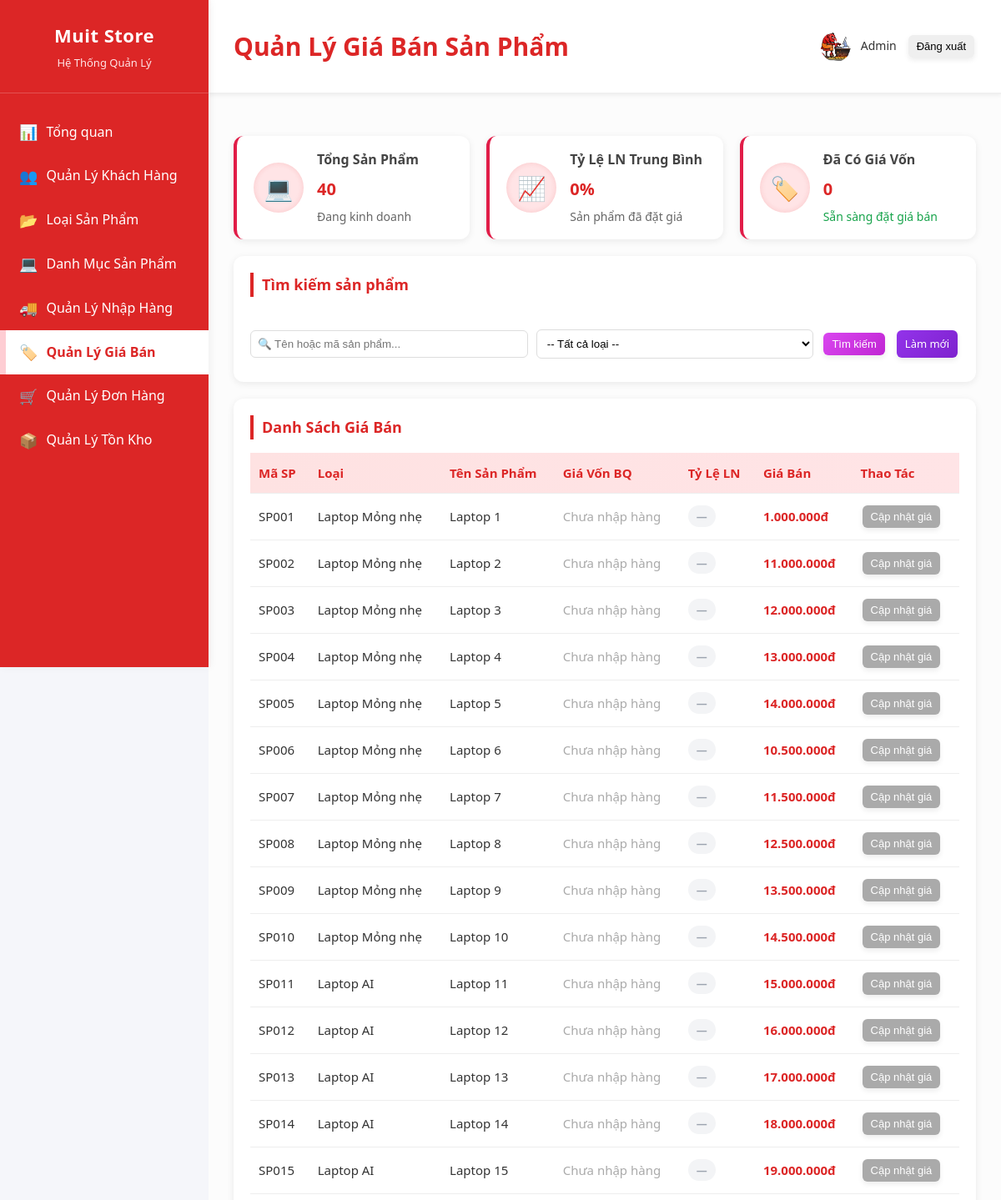
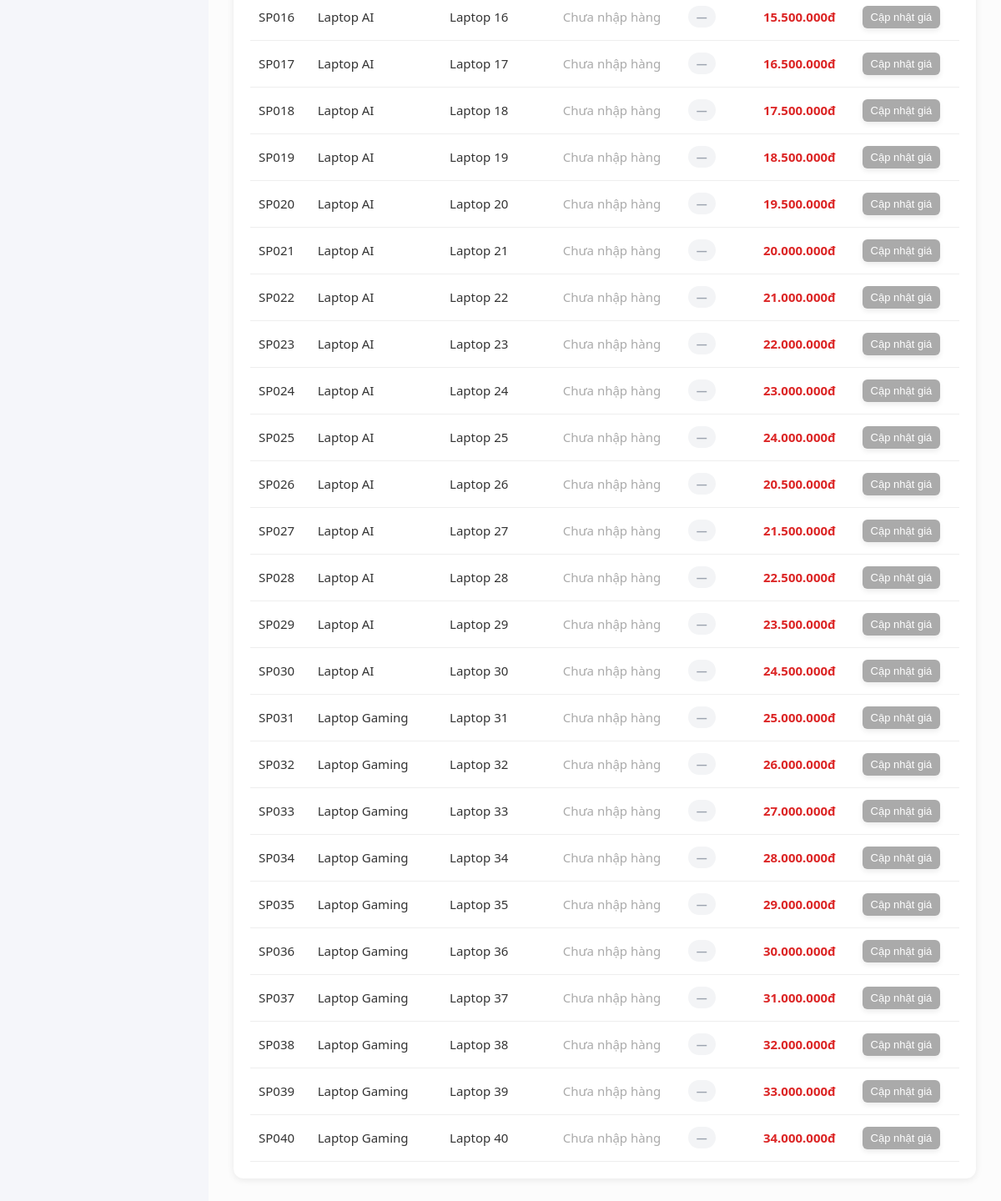
Page /adminweb/webbb/html/price.php (signed in) on the committed database (2 pictures, top to bottom).
### tables this page shows
CREATE TABLE `products` (
  `id` int(11) NOT NULL,
  `name` varchar(255) DEFAULT NULL,
  `price` int(11) DEFAULT NULL,
  `image` varchar(255) DEFAULT NULL,
  `category_id` int(11) NOT NULL,
  `cpu` varchar(255) NOT NULL,
  `ram` varchar(255) NOT NULL,
  `storage` varchar(255) NOT NULL,
  `gpu` varchar(255) NOT NULL,
  `screen` varchar(255) NOT NULL,
  `battery` varchar(255) NOT NULL,
  `weight` varchar(255) NOT NULL,
  `os` varchar(255) NOT NULL,
  `description` text DEFAULT NULL,
  `unit` varchar(50) DEFAULT NULL,
  `quantity` int(11) DEFAULT 0,
  `cost_price` int(11) DEFAULT 0,
  `profit_rate` int(11) DEFAULT 0,
  `status` tinyint(4) DEFAULT 1
);

CREATE TABLE `categories` (
  `id` int(11) NOT NULL,
  `code` varchar(10) NOT NULL,
  `name` varchar(255) NOT NULL,
  `status` tinyint(1) DEFAULT 1
);

### adminweb/webbb/html/price.php (the view, shortened to what this page needs)
<?php
require_once(__DIR__ . '/../../../config.php');
function tinhGiaVonBinhQuan(int $productId, $conn): float {
    $sql = "
        SELECT id_sub.quantity, id_sub.cost_price
        FROM   import_details id_sub
        JOIN   import_orders  io ON io.id = id_sub.import_order_id
        WHERE  id_sub.product_id = ?
        AND    io.status = 1
        ORDER  BY io.import_date ASC, io.id ASC
    ";
    $stmt = $conn->prepare($sql);
    $stmt->bind_param('i', $productId);
    $stmt->execute();
    $rows = $stmt->get_result()->fetch_all(MYSQLI_ASSOC);
    if (empty($rows)) return 0.0;
    $giaVon   = 0.0;
    return $giaVon;
}
$search = $conn->real_escape_string(trim($_GET['search'] ?? ''));
$catId  = intval($_GET['category_id'] ?? 0);
$where = "1=1";
$products = $conn->query("
    SELECT p.*, c.name AS category_name
    FROM   products p
    JOIN   categories c ON c.id = p.category_id
    WHERE  $where
    ORDER  BY p.id ASC
");
$statsRow      = $conn->query("
    SELECT
        COUNT(*) AS total,
        ROUND(AVG(CASE WHEN profit_rate > 0 THEN profit_rate END), 1) AS avg_rate,
        SUM(CASE WHEN cost_price > 0 THEN 1 ELSE 0 END) AS has_cost
    FROM products WHERE status = 1
")->fetch_assoc();
$totalProducts = $statsRow['total']    ?? 0;
$avgProfitRate = $statsRow['avg_rate'] ?? 0;
$hasCostCount  = $statsRow['has_cost'] ?? 0;
?>
<!doctype html>
<html lang="vi">
<head>
    <link rel="stylesheet" href="../css/style.css" />
</head>
<body>
<div class="sidebar">
    <div class="logo">
        <h2>Muit Store</h2>
        <p>Hệ Thống Quản Lý</p>
    </div>
    <nav class="menu">
        <a href="index.php"      class="menu-item"><span>📊</span> Tổng quan</a>
        <a href="customers.php"  class="menu-item"><span>👥</span> Quản Lý Khách Hàng</a>
        <a href="categories.php" class="menu-item"><span>📂</span> Loại Sản Phẩm</a>
        <a href="products.php"   class="menu-item"><span>💻</span> Danh Mục Sản Phẩm</a>
        <a href="import.php"     class="menu-item"><span>🚚</span> Quản Lý Nhập Hàng</a>
        <a href="price.php"      class="menu-item active"><span>🏷️</span> Quản Lý Giá Bán</a>
        <a href="orders.php"     class="menu-item"><span>🛒</span> Quản Lý Đơn Hàng</a>
        <a href="inventory.php"  class="menu-item"><span>📦</span> Quản Lý Tồn Kho</a>
    </nav>
</div>
<div class="main-content">
    <div class="top-bar">
        <h1>Quản Lý Giá Bán Sản Phẩm</h1>
        <div class="info">
            <img src="../img/logo.png" alt="Admin" />
            <span><?= htmlspecialchars($_SESSION['adminUser']['name'] ?? 'Admin') ?></span>
            <button onclick="window.location.href='logout.php'">Đăng xuất</button>
        </div>
    </div>
    <div class="container">
        <div class="stats-grid">
            <div class="stat-card">
                <div class="stat-icon">💻</div>
                <div class="stat-info">
                    <h3>Tổng Sản Phẩm</h3>
                    <p class="stat-number"><?= $totalProducts ?></p>
                    <p class="stat-change">Đang kinh doanh</p>
                </div>
            </div>
            <div class="stat-card">
                <div class="stat-icon">📈</div>
                <div class="stat-info">
                    <h3>Tỷ Lệ LN Trung Bình</h3>
                    <p class="stat-number"><?= $avgProfitRate ?>%</p>
                    <p class="stat-change">Sản phẩm đã đặt giá</p>
                </div>
            </div>
            <div class="stat-card">
                <div class="stat-icon">🏷️</div>
                <div class="stat-info">
                    <h3>Đã Có Giá Vốn</h3>
                    <p class="stat-number"><?= $hasCostCount ?></p>
                    <p class="stat-change positive">Sẵn sàng đặt giá bán</p>
                </div>
            </div>
        </div>
        <div class="card" style="margin-top:20px">
            <div class="title"><h3>Tìm kiếm sản phẩm</h3></div>
            <form method="GET" action="price.php" class="price-search">
                <input type="text" name="search" class="input-field"
                       placeholder="🔍 Tên hoặc mã sản phẩm..."
                       value="<?= htmlspecialchars($search) ?>" />
                <select name="category_id" class="input-field">
                    <option value="">-- Tất cả loại --</option>
                </select>
                <button type="submit" class="btn-search">Tìm kiếm</button>
                <a href="price.php" class="btn-reset" style="text-decoration:none; padding:6px 10px">Làm mới</a>
            </form>
        </div>
        <div class="card" style="margin-top:20px">
            <h3>Danh Sách Giá Bán</h3>
            <table>
                <thead>
                    <tr>
                        <th>Mã SP</th>
                        <th>Loại</th>
                        <th>Tên Sản Phẩm</th>
                        <th>Giá Vốn BQ</th>
                        <th>Tỷ Lệ LN</th>
                        <th>Giá Bán</th>
                        <th>Thao Tác</th>
                    </tr>
                </thead>
                <tbody>
                <?php if ($products && $products->num_rows > 0): ?>
                    <?php while ($p = $products->fetch_assoc()):
                        $giaVonBQ = tinhGiaVonBinhQuan((int)$p['id'], $conn);
                        $hasImport = $giaVonBQ > 0;
                    ?>
                    <tr>
                        <td>SP<?= str_pad($p['id'], 3, '0', STR_PAD_LEFT) ?></td>
                        <td><?= htmlspecialchars($p['category_name']) ?></td>
                        <td><?= htmlspecialchars($p['name']) ?></td>
                        <td>
                            <?php if ($hasImport): ?>
                                <strong><?= number_format($giaVonBQ, 0, ',', '.') ?>đ</strong>
                                <div class="cost-note">Bình quân gia quyền</div>
                            <?php else: ?>
                                <span style="color:#aaa">Chưa nhập hàng</span>
                            <?php endif; ?>
                        </td>
                        <td>
                            <?php if ($p['profit_rate'] > 0): ?>
                                <span class="profit-badge"><?= $p['profit_rate'] ?>%</span>
                            <?php else: ?>
                                <span class="profit-badge zero">—</span>
                            <?php endif; ?>
                        </td>
                        <td>
                            <?php if ($p['price'] > 0): ?>
                                <strong style="color:#dc2626">
                                    <?= number_format($p['price'], 0, ',', '.') ?>đ
                                </strong>
                            <?php else: ?>
                                <span style="color:#aaa">Chưa đặt giá</span>
                            <?php endif; ?>
                        </td>
                        <td>
                            <?php if ($hasImport): ?>
                                <a href="price.php?edit=<?= $p['id'] ?>&search=<?= urlencode($search) ?>&category_id=<?= $catId ?>#popup-price"
                                   class="btn-edit">Cập nhật giá</a>
                            <?php else: ?>
                                <button class="disable" disabled title="Cần nhập hàng trước">Cập nhật giá</button>
                            <?php endif; ?>
                        </td>
                    </tr>
                    <?php endwhile; ?>
                <?php endif; ?>
                </tbody>
            </table>
        </div>
    </div>
</div>
</body>
</html>

### adminweb/webbb/css/style.css (style rules this page uses)
* { margin: 0; padding: 0; box-sizing: border-box; }
html { scroll-behavior: smooth; }
body { font-family: "Segoe UI", Tahoma, Geneva, Verdana, sans-serif; background: #f5f6fa; color: #333; line-height: 1.6; transition: background 0.3s, color 0.3s; }
.sidebar { position: fixed; left: 0; top: 0; width: 250px; height: 100vh; background: #dc2626; overflow-y: auto; z-index: 100; box-shadow: 2px 0 10px rgba(0, 0, 0, 0.05); }
.logo { padding: 25px 20px; background: #dc2626; border-bottom: 1px solid rgba(255, 255, 255, 0.2); text-align: center; }
.logo h2 { color: #fff; font-size: 22px; margin-bottom: 5px; letter-spacing: 0.5px; }
.logo p { color: #ffe4e6; font-size: 13px; }
.menu { padding: 20px 0; }
.menu-item { display: flex; align-items: center; padding: 12px 20px; color: #fff; text-decoration: none; transition: all 0.25s ease; border-left: 3px solid transparent; }
.menu-item span { margin-right: 10px; font-size: 18px; }
.menu-item.active { background: #fff; color: #dc2626; border-left-color: #fecdd3; font-weight: bold; box-shadow: inset 4px 0 0 #fecdd3; }
.main-content { margin-left: 250px; min-height: 100vh; background: #fcfcfc; opacity: 0; transform: translateY(10px); animation: mainContentFadeIn 0.5s ease-out forwards; transition: background 0.3s; }
.top-bar { height: 113px; background: #fff; padding: 20px 30px; border-bottom: 2px solid #f0f0f0; display: flex; justify-content: space-between; align-items: center; box-shadow: 0 2px 5px rgba(0, 0, 0, 0.05); }
.top-bar h1 { font-size: 30px; color: #dc2626; font-weight: bold; }
.info { display: flex; align-items: center; gap: 12px; font-size: 14px; }
.info img { width: 36px; height: 36px; border-radius: 50%; object-fit: cover; }
.container { padding: 30px; }
.stats-grid { display: grid; grid-template-columns: repeat(auto-fit, minmax(250px, 1fr)); gap: 20px; margin-top: 20px; }
.stat-card { display: flex; align-items: center; background: #ffffff; border-radius: 12px; box-shadow: 0 2px 8px rgba(0, 0, 0, 0.08); padding: 16px 20px; transition: all 0.3s ease; border-left: 4px solid #e11d48; }
.stat-icon { font-size: 28px; width: 60px; height: 60px; border-radius: 50%; display: flex; align-items: center; justify-content: center; margin-right: 16px; color: #e11d48; background: #ffe4e6; box-shadow: inset 0 0 6px rgba(220, 38, 38, 0.15); }
.stat-info h3 { margin: 0; font-size: 16px; color: #444; }
.stat-number { font-size: 20px; font-weight: bold; color: #dc2626; margin: 6px 0; }
.stat-change { font-size: 14px; color: #666; }
.stat-change.positive { color: #16a34a; }
.card { background: #fff; border-radius: 12px; padding: 20px; box-shadow: 0 2px 8px rgba(0, 0, 0, 0.08); transition: all 0.3s ease; }
.card h3 { margin-bottom: 16px; color: #dc2626; border-left: 4px solid #dc2626; padding-left: 10px; font-size: 18px; }
table { width: 100%; border-collapse: collapse; font-size: 15px; margin-top: 10px; }
thead { background: linear-gradient(to right, #fee2e2, #ffe4e6); color: #dc2626; text-align: left; }
th, td { padding: 12px 10px; border-bottom: 1px solid #eee; }
button, .btn-save, .btn-edit, .complete, .disable, .btn-search, .btn-reset, .sua, .xoa, .lock, .unlock, .head, .luu { padding: 6px 10px; border: none; border-radius: 6px; cursor: pointer; font-weight: 500; transition: all 0.25s ease; margin: 2px; font-size: 13px; box-shadow: 0 3px 6px rgba(0, 0, 0, 0.08); }
.disable { background: #aaa; color: #fff; cursor: not-allowed; }
.btn-search { background: linear-gradient(135deg, #d946ef, #c026d3); color: #fff; }
.btn-reset { background: linear-gradient(135deg, #9333ea, #7e22ce); color: #fff; }
.input-field { width: 100%; padding: 8px; margin: 8px 0; background: #fff; border: 1px solid #ddd; border-radius: 6px; transition: all 0.3s ease; }
select.input-field { padding: 8px; }
.title { display: flex; justify-content: space-between; align-items: center; margin-bottom: 15px; }
.price-search { display: flex; gap: 10px; flex-wrap: wrap; align-items: center; }
.price-search .input-field { width: auto; flex: 1; min-width: 150px; }
.profit-badge { display: inline-block; padding: 3px 10px; border-radius: 20px; font-size: 13px; font-weight: 600; background: #dcfce7; color: #166534; }
.profit-badge.zero { background: #f3f4f6; color: #9ca3af; }

### rows in the picture
products: id "001", category.name "Laptop Mỏng nhẹ", name "Laptop 1", price "1.000.000"
products: id "002", category.name "Laptop Mỏng nhẹ", name "Laptop 2", price "11.000.000"
products: id "003", category.name "Laptop Mỏng nhẹ", name "Laptop 3", price "12.000.000"
products: id "004", category.name "Laptop Mỏng nhẹ", name "Laptop 4", price "13.000.000"
products: id "005", category.name "Laptop Mỏng nhẹ", name "Laptop 5", price "14.000.000"
products: id "006", category.name "Laptop Mỏng nhẹ", name "Laptop 6", price "10.500.000"
products: id "007", category.name "Laptop Mỏng nhẹ", name "Laptop 7", price "11.500.000"
products: id "008", category.name "Laptop Mỏng nhẹ", name "Laptop 8", price "12.500.000"
products: id "009", category.name "Laptop Mỏng nhẹ", name "Laptop 9", price "13.500.000"
products: id "010", category.name "Laptop Mỏng nhẹ", name "Laptop 10", price "14.500.000"
products: id "011", category.name "Laptop AI", name "Laptop 11", price "15.000.000"
products: id "012", category.name "Laptop AI", name "Laptop 12", price "16.000.000"
products: id "013", category.name "Laptop AI", name "Laptop 13", price "17.000.000"
products: id "014", category.name "Laptop AI", name "Laptop 14", price "18.000.000"
products: id "015", category.name "Laptop AI", name "Laptop 15", price "19.000.000"
products: id "016", category.name "Laptop AI", name "Laptop 16", price "15.500.000"
products: id "017", category.name "Laptop AI", name "Laptop 17", price "16.500.000"
products: id "018", category.name "Laptop AI", name "Laptop 18", price "17.500.000"
products: id "019", category.name "Laptop AI", name "Laptop 19", price "18.500.000"
products: id "020", category.name "Laptop AI", name "Laptop 20", price "19.500.000"
products: id "021", category.name "Laptop AI", name "Laptop 21", price "20.000.000"
products: id "022", category.name "Laptop AI", name "Laptop 22", price "21.000.000"
products: id "023", category.name "Laptop AI", name "Laptop 23", price "22.000.000"
products: id "024", category.name "Laptop AI", name "Laptop 24", price "23.000.000"
products: id "025", category.name "Laptop AI", name "Laptop 25", price "24.000.000"
products: id "026", category.name "Laptop AI", name "Laptop 26", price "20.500.000"
products: id "027", category.name "Laptop AI", name "Laptop 27", price "21.500.000"
products: id "028", category.name "Laptop AI", name "Laptop 28", price "22.500.000"
products: id "029", category.name "Laptop AI", name "Laptop 29", price "23.500.000"
products: id "030", category.name "Laptop AI", name "Laptop 30", price "24.500.000"
products: id "031", category.name "Laptop Gaming", name "Laptop 31", price "25.000.000"
products: id "032", category.name "Laptop Gaming", name "Laptop 32", price "26.000.000"
products: id "033", category.name "Laptop Gaming", name "Laptop 33", price "27.000.000"
products: id "034", category.name "Laptop Gaming", name "Laptop 34", price "28.000.000"
products: id "035", category.name "Laptop Gaming", name "Laptop 35", price "29.000.000"
products: id "036", category.name "Laptop Gaming", name "Laptop 36", price "30.000.000"
products: id "037", category.name "Laptop Gaming", name "Laptop 37", price "31.000.000"
products: id "038", category.name "Laptop Gaming", name "Laptop 38", price "32.000.000"
products: id "039", category.name "Laptop Gaming", name "Laptop 39", price "33.000.000"
products: id "040", category.name "Laptop Gaming", name "Laptop 40", price "34.000.000"

### other values in the picture
$_SESSION['adminUser']['name'] "Admin"
$totalProducts "40"
$avgProfitRate "0"
$hasCostCount "0"
